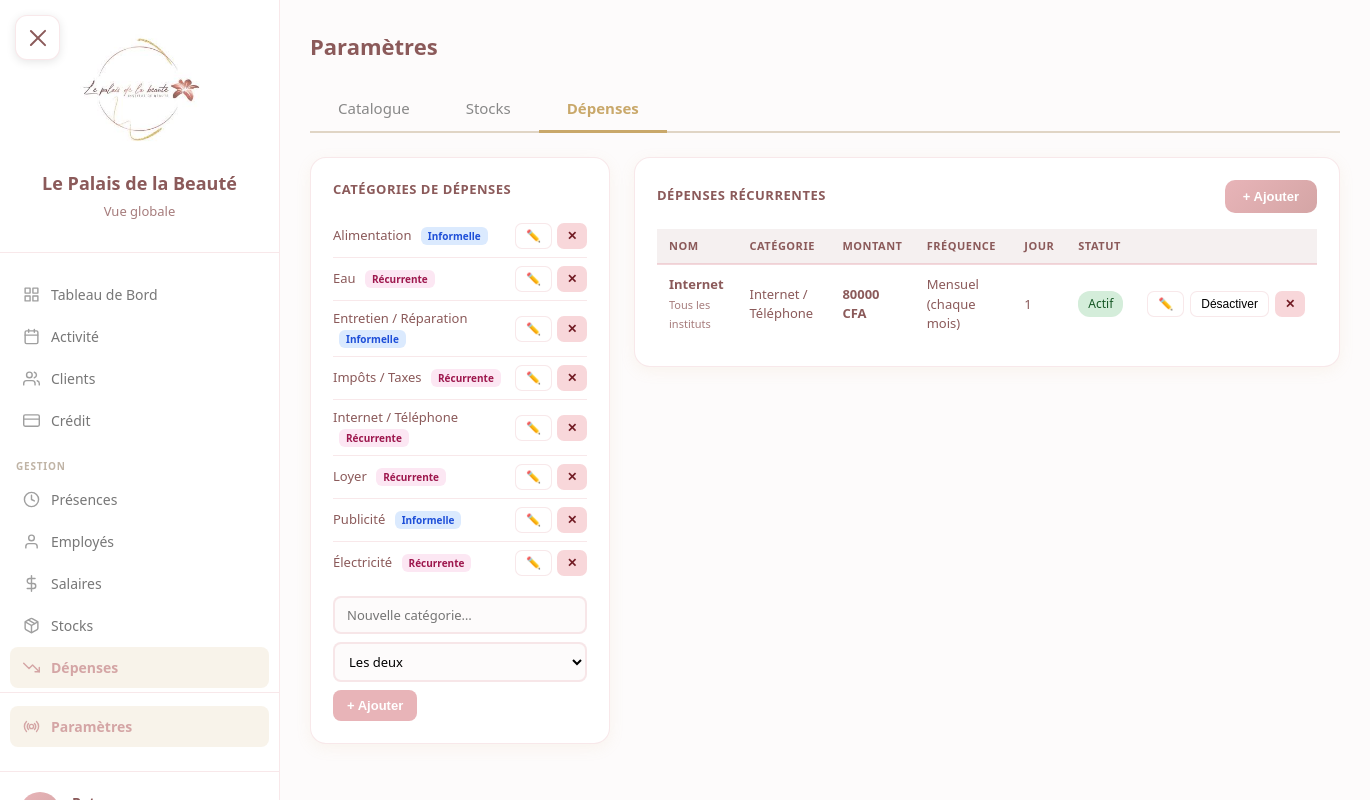
Page /gestion/depenses/parametres/ (signed in) on the committed database.
### core/models.py (models this page shows, shortened)
class CategoriDepense(models.Model):
    TYPE_CHOICES = [
        ('informelle', 'Informelle'),
        ('recurrente', 'Récurrente'),
        ('les_deux', 'Les deux'),
    ]
    nom = models.CharField(max_length=100, unique=True)
    description = models.TextField(blank=True, null=True)
    type = models.CharField(max_length=20, choices=TYPE_CHOICES, default='les_deux')
    class Meta:
        verbose_name = "Catégorie dépense"
        verbose_name_plural = "Catégories dépenses"
        ordering = ['nom']

class DepenseRecurrente(models.Model):
    FREQUENCE_CHOICES = [
        ('mensuel', 'Mensuel (chaque mois)'),
        ('bimestriel', 'Tous les 2 mois'),
        ('trimestriel', 'Trimestriel (tous les 3 mois)'),
        ('semestriel', 'Semestriel (tous les 6 mois)'),
        ('annuel', 'Annuel'),
    ]
    MODE_PAIEMENT_CHOICES = Depense.MODE_PAIEMENT_CHOICES
    nom = models.CharField(max_length=200)
    categorie = models.ForeignKey(CategoriDepense, on_delete=models.PROTECT, related_name='recurrentes')
    institut = models.ForeignKey('Institut', on_delete=models.SET_NULL, null=True, blank=True, related_name='depenses_recurrentes')
    montant = models.IntegerField(validators=[MinValueValidator(0)])
    beneficiaire = models.CharField(max_length=200, blank=True, default='')
    mode_paiement = models.CharField(max_length=20, choices=MODE_PAIEMENT_CHOICES, default='especes')
    frequence = models.CharField(max_length=20, choices=FREQUENCE_CHOICES, default='mensuel')
    jour_du_mois = models.IntegerField(default=1, validators=[MinValueValidator(1)])
    actif = models.BooleanField(default=True)
    cree_par = models.ForeignKey('Utilisateur', on_delete=models.SET_NULL, null=True)
    date_creation = models.DateTimeField(auto_now_add=True)
    class Meta:
        verbose_name = "Dépense récurrente"
        verbose_name_plural = "Dépenses récurrentes"
        ordering = ['nom']

### gestion/views.py (the view)
# urls.py: path('depenses/parametres/', views.depenses_parametres, name='depenses_parametres'),
@login_required
@role_required(['patron', 'manager'])
def depenses_parametres(request):
    user = request.user.utilisateur
    institut = user.institut
    recurrentes = DepenseRecurrente.objects.filter(
        institut=institut
    ).select_related('categorie').order_by('nom')
    categories = CategoriDepense.objects.all().order_by('nom')
    MODES_PAIEMENT = [
        ('especes', 'Espèces'), ('virement', 'Virement'), ('cheque', 'Chèque'),
        ('carte', 'Carte bancaire'), ('om', 'Orange Money'), ('wave', 'Wave'), ('autre', 'Autre'),
    ]
    return render(request, 'gestion/depenses/parametres.html', {
        'recurrentes': recurrentes,
        'categories': categories,
        'MODES_PAIEMENT': MODES_PAIEMENT,
    })

### core/models.py (called while the page is built)
    def is_patron(self):
        return self.role == 'patron'

### templates/gestion/depenses/parametres.html (shortened to what this page needs)
{% extends 'base.html' %}
{% block content %}
<div class="dep-container">
    <div class="page-header">
        <h1>Paramètres</h1>
    </div>
    <div class="page-tabs">
        <a href="{% url 'gestion:catalogue' %}" class="page-tab">Catalogue</a>
        <a href="{% url 'gestion:stocks_parametres' %}" class="page-tab">Stocks</a>
        <a href="{% url 'gestion:depenses_parametres' %}" class="page-tab active">Dépenses</a>
    </div>
    <div class="layout">
        <div class="card">
            <h3>Catégories de dépenses</h3>
            <div id="listeCats">
                {% for cat in categories %}
                <div class="cat-item" id="cat-{{ cat.id }}">
                    <span>
                        <span id="cat-nom-{{ cat.id }}">{{ cat.nom }}</span>
                        {% if cat.type == 'informelle' %}
                        <span id="cat-badge-{{ cat.id }}" style="font-size:10px;padding:2px 7px;border-radius:6px;background:#dbeafe;color:#1d4ed8;font-weight:600;margin-left:6px;">Informelle</span>
                        {% elif cat.type == 'recurrente' %}
                        <span id="cat-badge-{{ cat.id }}" style="font-size:10px;padding:2px 7px;border-radius:6px;background:#fce7f3;color:#9d174d;font-weight:600;margin-left:6px;">Récurrente</span>
                        {% else %}
                        <span id="cat-badge-{{ cat.id }}" style="font-size:10px;padding:2px 7px;border-radius:6px;background:#d1fae5;color:#065f46;font-weight:600;margin-left:6px;">Les deux</span>
                        {% endif %}
                    </span>
                    <div style="display:flex;gap:5px;">
                        <button class="btn-sm" onclick="ouvrirEditCat({{ cat.id }}, '{{ cat.nom|escapejs }}', '{{ cat.type }}')">✏️</button>
                        <button class="btn-danger-sm" onclick="supprimerCategorie({{ cat.id }}, '{{ cat.nom|escapejs }}')">✕</button>
                    </div>
                </div>
                {% empty %}
                <div class="empty-state">Aucune catégorie</div>
                {% endfor %}
            </div>
            <div class="add-row" style="flex-wrap:wrap;gap:8px;">
                <input type="text" id="nouvelleCatNom" placeholder="Nouvelle catégorie…" style="min-width:120px;">
                <select id="nouvelleCatType" style="padding:8px 10px;border:2px solid var(--border);border-radius:8px;font-size:13px;background:var(--bg-light);">
                    <option value="les_deux">Les deux</option>
                </select>
                <button onclick="ajouterCategorie()">+ Ajouter</button>
            </div>
        </div>
        <div>
            <div class="card">
                <div style="display:flex;justify-content:space-between;align-items:center;margin-bottom:16px;">
                    <h3 style="margin:0;">Dépenses récurrentes</h3>
                    <button class="btn-primary" onclick="openModal()">+ Ajouter</button>
                </div>
                {% if recurrentes %}
                <table>
                    <thead>
                        <tr>
                            <th>Nom</th>
                            <th>Catégorie</th>
                            <th>Montant</th>
                            <th>Fréquence</th>
                            <th>Jour</th>
                            <th>Statut</th>
                            <th></th>
                        </tr>
                    </thead>
                    <tbody>
                        {% for dr in recurrentes %}
                        <tr id="dr-row-{{ dr.id }}">
                            <td>
                                <strong>{{ dr.nom }}</strong>
                                {% if dr.beneficiaire %}<br><span style="font-size:11px;color:var(--text-light);">{{ dr.beneficiaire }}</span>{% endif %}
                            </td>
                            <td>{{ dr.categorie.nom }}</td>
                            <td><strong>{{ dr.montant|floatformat:0 }} CFA</strong></td>
                            <td>{{ dr.get_frequence_display }}</td>
                            <td>{{ dr.jour_du_mois }}</td>
                            <td>
                                {% if dr.actif %}<span class="badge badge-actif">Actif</span>
                                {% else %}<span class="badge badge-inactif">Inactif</span>{% endif %}
                            </td>
                            <td>
                                <div style="display:flex;gap:6px;">
                                    <button class="btn-sm" onclick="openModalModifier({{ dr.id }}, '{{ dr.nom|escapejs }}', {{ dr.categorie.id }}, {{ dr.montant }}, '{{ dr.beneficiaire|escapejs }}', '{{ dr.mode_paiement }}', '{{ dr.frequence }}', {{ dr.jour_du_mois }})">✏️</button>
                                    <button class="btn-sm" onclick="toggleActif({{ dr.id }}, {{ dr.actif|yesno:'true,false' }})">
                                        {% if dr.actif %}Désactiver{% else %}Activer{% endif %}
                                    </button>
                                    <button class="btn-danger-sm" onclick="supprimerRecurrente({{ dr.id }})">✕</button>
                                </div>
                            </td>
                        </tr>
                        {% endfor %}
                    </tbody>
                </table>
                {% else %}
                <div class="empty-state">
                    <p>Aucune dépense récurrente configurée.</p>
                    <p style="margin-top:6px;font-size:12px;">Ajoutez vos charges fixes (loyer, CNSS…) pour recevoir des rappels mensuels.</p>
                </div>
                {% endif %}
            </div>
        </div>
    </div>
</div>
{% endblock %}

### static/css/style.css (style rules this page uses)
.badge { display: inline-block; padding: 4px 10px; border-radius: 12px; font-size: 12px; font-weight: 500; }

### rows in the picture
CategoriDepense: nom "Alimentation"
CategoriDepense: nom "Eau"
CategoriDepense: nom "Entretien / Réparation"
CategoriDepense: nom "Impôts / Taxes"
CategoriDepense: nom "Internet / Téléphone"
CategoriDepense: nom "Loyer"
CategoriDepense: nom "Publicité"
CategoriDepense: nom "Électricité"
DepenseRecurrente: nom "Internet", beneficiaire "Tous les instituts", categorie.nom "Internet / Téléphone", montant "80000", frequence "Mensuel (chaque mois)", jour_du_mois "1", actif "Actif"
